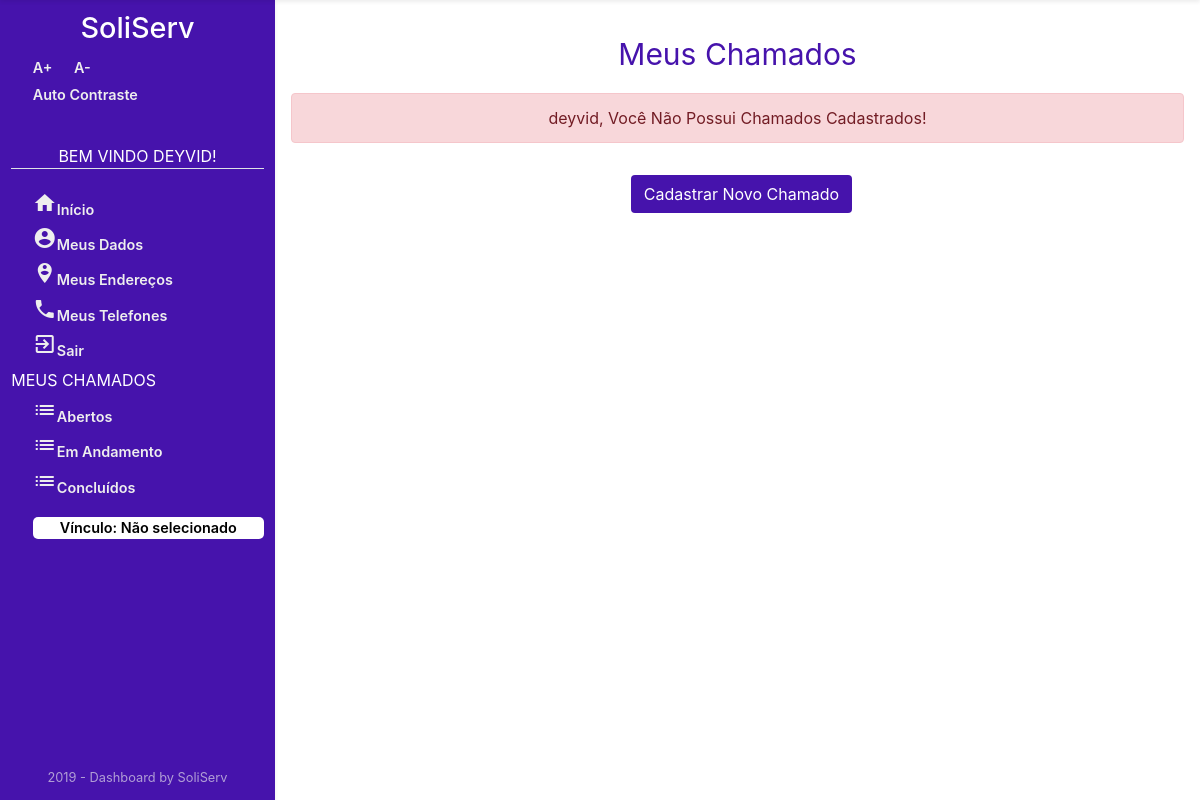
The page /Chamados/listarChamado/ (signed in) on the database as committed earlier.
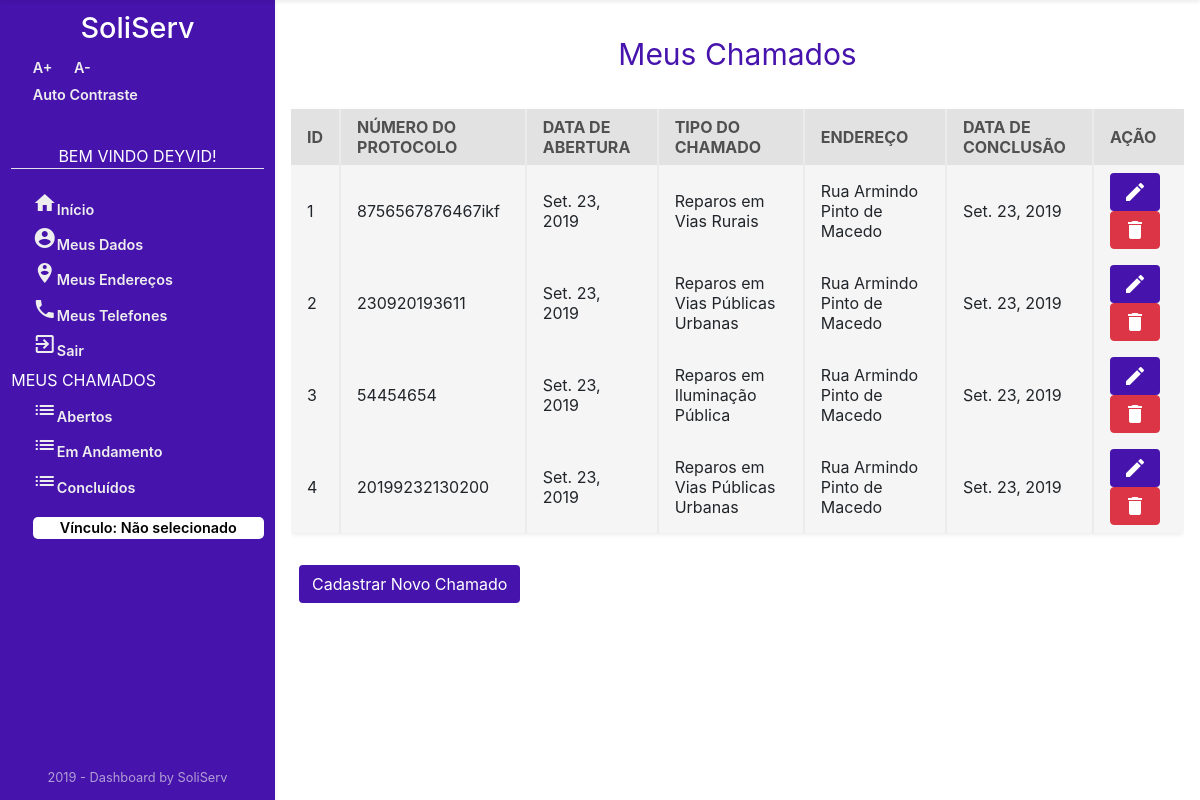
The same page on the database as committed later.
### Chamados/models.py (models this page shows, shortened)
class Chamado(models.Model):
    dataAbertura = models.DateField('ABERTO EM',auto_now_add=True)
    dataConclusao = models.DateField('CONCLUÍDO EM',auto_now=True)
    numeroProtocolo = models.CharField('NÚMERO DE PROTOCOLO', max_length=45, null=True, blank=True)
    observacao = models.CharField('OBSERVAÇÃO',max_length=100)
    observacaoOrgao = models.CharField('RETORNO DO ÓRGÃO', max_length=100, null=True, blank=True)
    idStatus = models.ForeignKey(
        Status, on_delete=models.CASCADE, verbose_name="STATUS")
    idOrgao = models.ForeignKey(
        Orgao, on_delete=models.CASCADE, verbose_name="ORGÃO")
    idTipoChamado = models.ForeignKey(
        TipoChamado, on_delete=models.CASCADE, verbose_name="TIPO DE CHAMADO")
    idUsuario = models.ForeignKey(
        User, on_delete=models.CASCADE, verbose_name="USUÁRIO")
    idEndereco = models.ForeignKey(
        Endereco, on_delete=models.CASCADE, verbose_name="ENDEREÇO DO CHAMADO")
    class Meta:
        verbose_name = "Chamado"
        verbose_name_plural = "Chamados"

class TipoChamado(models.Model):
    descricaoTipoChamado = models.CharField('TIPO CHAMADO', max_length=45)
    idOrgao = models.ForeignKey(
        Orgao, on_delete=models.CASCADE, verbose_name="ORGÃO")
    class Meta:
        verbose_name = "TipoChamados"
        verbose_name_plural = "TipoChamados"

### Usuario/models.py (models this page shows)
class Endereco(models.Model):
    cep = models.IntegerField('CEP')
    logradouro = models.CharField('LOGRADOURO', max_length=45)
    enderecoNumero = models.CharField('NÚMERO', max_length=11)
    complemento = models.CharField('COMPLEMENTO', max_length=45)
    bairro = models.CharField('BAIRRO', max_length=45)
    observacao = models.CharField('OBSERVAÇÃO', max_length=45)
    municipio = models.CharField('MUNICIPIO', max_length=45)
    estado = models.CharField('ESTADO', max_length=2)
    idPessoa = models.ForeignKey(
        User, on_delete=models.CASCADE, verbose_name="PESSOA")
    def __str__(self):
        return self.logradouro
    class Meta:
        verbose_name = "Endereco"
        verbose_name_plural = "Endereco"

### Chamados/views.py (the view)
# urls.py: path('listarChamado/', views.ListaChamados, name='lista_chamado'),
def ListaChamados(request):
    chamados_list = Chamado.objects.filter(idUsuario=request.user.id)
    paginator = Paginator(chamados_list, 5)
    page = request.GET.get('page')
    chamados_list = paginator.get_page(page)
    context = {'chamados_list': chamados_list}
    if not request.user.is_authenticated:
        return render(request, 'Usuario/acessoNegado.html')
    else:
        return render(request, 'Chamados/Chamados/listarChamado.html', context)

### Chamados/templates/Chamados/Chamados/listarChamado.html (shortened to what this page needs)
{% extends "sistemaDeGestaoDeServicosPublicos/index1.html" %}
{% block centro %}
{% if user.is_authenticated %}
{% if chamados_list %}
<div class="mt-3 container text-center ">
    <p style="color: #4613ac; font-size: 30px;">Meus Chamados</p>
</div>
<div>
    <div class="section-2" style="overflow-x: auto;">
        <div class="w-100 mt-3 mb-3 table-holder rounded shadow-sm">
            <table>
                <tr>
                    <th>ID</th>
                    <th>NÚMERO DO PROTOCOLO</th>
                    <th>DATA DE ABERTURA</th>
                    <th>TIPO DO CHAMADO</th>
                    <th>ENDEREÇO</th>
                    <th>DATA DE CONCLUSÃO</th>
                    <th>AÇÃO</th>
                </tr>
                {% for chamado in chamados_list %}
                <tr>
                    <td>{{chamado.id}}</td>
                    <td>{{chamado.numeroProtocolo}}</td>
                    <td>{{chamado.dataAbertura}}</td>
                    <td>{{chamado.idTipoChamado.descricaoTipoChamado}}</td>
                    <td>{{chamado.idEndereco}}</td>
                    <td>{{chamado.dataConclusao}}</td>
                    <td>
                        <a class="btn" style="background: #4613ac; color: white;"
                            href="#" title="Editar Telefone">
                            <i class="material-icons">edit</i></a>
                        <a class="btn btn-danger" style="color: white;" href="#"
                            title="Excluir Telefone">
                            <i class="material-icons">delete</i></a>
                    </td>
                </tr>
                {% endfor %}
            </table>
        </div>
    </div>
    <a class="btn  ml-2 mb-3 mt-3" style="background-color: #4613ac; color: white;" href="{% url 'Chamados:cadastro_chamado' %}"
        title="Cadastrar Chamados">Cadastrar
        Novo Chamado
    </a>
</div>
{% else %}
<div class="text-center">
    <div class="mt-3 container text-center ">
        <p style="color: #4613ac; font-size: 30px;">Meus Chamados</p>
    </div>
    <div class="alert alert-danger mt-3">
        {{ user.first_name }}, Você Não Possui Chamados Cadastrados!
    </div>
    <a class="btn  ml-2 mb-3 mt-3" style="background-color: #4613ac; color: white;" href="{% url 'Chamados:cadastro_chamado' %}"
        title="Cadastrar Chamado">Cadastrar
        Novo Chamado
    </a>
</div>
{% endif %}
{% endif %}
{% endblock %}

### templates/sistemaDeGestaoDeServicosPublicos/index1.html (shortened to what this page needs)
<!DOCTYPE html>
<html lang="pt-br">
{% load staticfiles %}
<head>
    <link rel="stylesheet" type="text/css" href="{% static 'css/select2.css' %}">
    <link rel="stylesheet" href="{% static 'css/dashboard-itens.css' %}">
    <link rel="stylesheet" href="{% static 'css/style.css' %}">
    <link rel="stylesheet" href="https://stackpath.bootstrapcdn.com/bootstrap/4.3.1/css/bootstrap.min.css"
>
    <link href="https://unpkg.com/material-components-web@latest/dist/material-components-web.min.css" rel="stylesheet">
</head>
<body class="acessibilidade" onresize="verificaSide()">
    <header>
    </header>
    <main class="main">
        <div class="sidebar shadow-sm" id="sidebar">
            <h1>SoliServ</h1>
            <div class="AcessibilidadeFontes">
                <a onClick="fonte('a');" title="Aumentar Tamanho da Fonte" href="#">A+</a>
                <a onClick="fonte('d');" title="Diminuir Tamanho da Fonte" href="#">A-</a>
            </div>
            {% if user.is_authenticated %}
            <a href="#altocontraste" id="altocontraste" accesskey="3" title="Auto Contraste"
                onclick="window.toggleContrast()" onkeydown="window.toggleContrast()">Auto
                Contraste</a> {% else %}
            <a class="border-bottom" href="#altocontraste" id="altocontraste" accesskey="3" title="Auto Contraste"
                onclick="window.toggleContrast()" onkeydown="window.toggleContrast()">Auto
                Contraste</a> {% endif %} {% if user.is_authenticated %}
            <nav>
                <p class="border-bottom text-center naoMostrarMouse">Bem Vindo {{ user.first_name }}!</p>
                <a href="{% url 'index' %}" title="Página Inicial"><i class="material-icons mt-3">home</i>Início</a>
                <a href="{% url 'meusDados' %}" title="Meus Dados"><i class="material-icons"> account_circle</i>Meus
                    Dados</a>
                <a href="{% url 'listaEnderecos' %}" title="Meus Endereços"><i
                        class="material-icons">person_pin_circle</i>Meus Endereços</a>
                <a href="{% url 'listaTelefones' %}" title="Meus Telefones"><i class="material-icons">phone</i>Meus
                    Telefones</a>
                <a href="{% url 'logout' %}" title="Log-out"><i class="material-icons">exit_to_app</i>Sair</a>
                <p class="naoMostrarMouse">Meus Chamados</p>
                <a href="{% url 'Chamados:lista_chamado' %}" title="Chamados Em Aberto"><i class="material-icons">list</i>Abertos</a>
                <a href="/" title="Chamados Em Andamento "><i class="material-icons">list</i>Em Andamento</a>
                <a href="/" title="Chamados Concluídos"><i class="material-icons">list</i>Concluídos</a>
                {% if request.session.temVinculo %}
                <a class="mt-3 text-center" title="Clique para Escolher o Vínculo"
                    style="border-radius: 5px; background-color: white; color: black; "
                    href="{% url 'Orgao:retorna_Lotacao' %}">
                    {% if request.session.nomeVinculo %}
                    Vínculo: {{ request.session.nomeVinculo }}
                    {% else %}
                    Vínculo: Não selecionado
                    {% endif %}
                </a>
                {% endif %}
            </nav>
                {% endif %}
            <p class="credit m-0">2019 - Dashboard by SoliServ</p>
        </div>
        <body>
            <div class="content d-flex flex-column" id="content">
                <div>
                    {% block centro%}
                    {% endblock %}
                </div>
            </div>
        </body>
    </main>
</body>
</html>

### sistemaDeGestaoDeServicosPublicos/static/css/dashboard-itens.css (style rules this page uses)
.section-2 { display: flex; justify-content: space-between; width: 100%; flex-wrap: wrap; }
.table-holder { width: 59%; background-color: #f5f5f5; }
.table-holder table { width: 100%; }
.table-holder th { background-color: #e2e2e2; padding: .5em 1em; color: #505050; border-left: 2px solid #ebebeb; }
.table-holder th:first-child { border: none; }
.table-holder td { padding: .5em 1em; border-left: 2px solid #ebebeb; }
.table-holder td:first-child { border: none; }

### sistemaDeGestaoDeServicosPublicos/static/css/style.css (style rules this page uses)
:root { --tamanho-sidebar: 275px; --transicao: .5s ease-in; }
* { margin: 0; padding: 0; }
.main { display: flex; justify-content: space-between; position: absolute; top: 0; box-sizing: border-box; transition: var(--transicao); min-height: 100vh; width: 100%; border: 2px; }
.sidebar { position: fixed; width: 100%; max-width: var(--tamanho-sidebar); display: flex; flex-direction: column; box-sizing: border-box; padding: .7em; height: 100vh; transition: var(--transicao); left: 0; z-index: 4; background: #4613ac; color: #fff; }
.sidebar h1 { font-size: 1.8em; align-self: center; }
.sidebar nav { margin-top: 2em; display: flex; flex-direction: column; }
.sidebar p { margin: .2em 0; }
.sidebar a { text-decoration: none; color: #eee; margin: .2em 0; margin-left: 1.5em; font-weight: 600; font-size: .9em; }
.content { display: flex; max-width: calc(100% - var(--tamanho-sidebar)); box-sizing: border-box; width: 100%; position: absolute; right: 0; transition: var(--transicao); padding: 1em; height: 100%; }
.naoMostrarMouse { cursor: pointer; text-transform: uppercase; }
.credit { position: absolute; bottom: 1em; color: #eeeeeea2; font-size: .8em; align-self: center; }
.AcessibilidadeFontes { display: flex; flex-direction: row; }

Rows that differ between the two databases and show on the page:
added Chamado: id "1", numeroProtocolo "8756567876467ikf", dataAbertura "Set. 23, 2019", idTipoChamado.descricaoTipoChamado "Reparos em Vias Rurais", idEndereco "Rua Armindo Pinto de Macedo", dataConclusao "Set. 23, 2019"
added Chamado: id "2", numeroProtocolo "230920193611", dataAbertura "Set. 23, 2019", idTipoChamado.descricaoTipoChamado "Reparos em Vias Públicas Urbanas", idEndereco "Rua Armindo Pinto de Macedo", dataConclusao "Set. 23, 2019"
added Chamado: id "3", numeroProtocolo "54454654", dataAbertura "Set. 23, 2019", idTipoChamado.descricaoTipoChamado "Reparos em Iluminação Pública", idEndereco "Rua Armindo Pinto de Macedo", dataConclusao "Set. 23, 2019"
added Chamado: id "4", numeroProtocolo "20199232130200", dataAbertura "Set. 23, 2019", idTipoChamado.descricaoTipoChamado "Reparos em Vias Públicas Urbanas", idEndereco "Rua Armindo Pinto de Macedo", dataConclusao "Set. 23, 2019"
Other text that changed with them:
{{ user.first_name }}: "deyvid" → (not shown)
text no longer shown: ", Você Não Possui Chamados Cadastrados!"
text now shown: "ID NÚMERO DO PROTOCOLO DATA DE ABERTURA TIPO DO CHAMADO ENDEREÇO DATA DE CONCLUSÃO AÇÃO"
